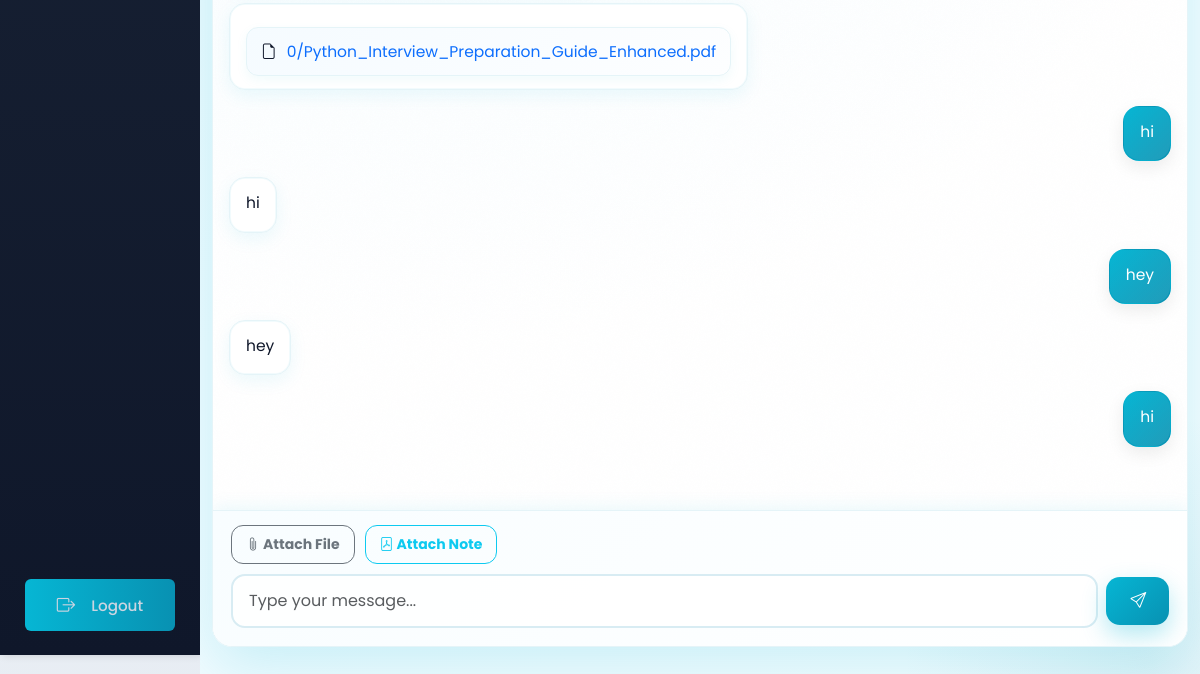
The page /teacher/chat/3/ (signed in, lower part) on the database as committed earlier.
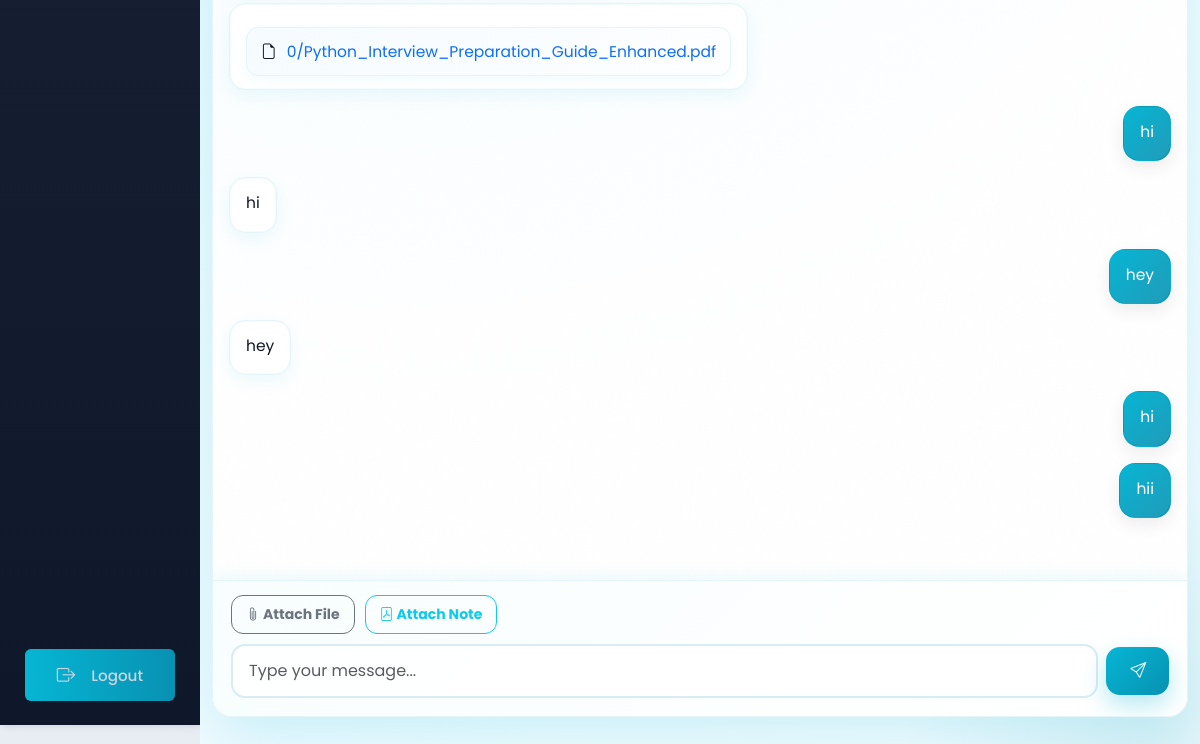
The same page on the database as committed later.
### teachers/models.py (models this page shows, shortened)
class ChatMessage(models.Model):
    sender = models.ForeignKey(User, on_delete=models.CASCADE, related_name='sent_messages')
    receiver = models.ForeignKey(User, on_delete=models.CASCADE, related_name='received_messages')
    message = models.TextField(blank=True)
    file = models.FileField(upload_to='chat_files/%Y/%m/%d/', null=True, blank=True)
    attached_note = models.ForeignKey(PDFNote, on_delete=models.SET_NULL, null=True, blank=True, related_name='chat_references')
    created_at = models.DateTimeField(auto_now_add=True)
    is_read = models.BooleanField(default=False)
    def __str__(self):
        return f"Message {self.id}"
    def is_image(self):
        if self.file:
            ext = self.file.name.split('.')[-1].lower()
            return ext in ['jpg', 'jpeg', 'png', 'gif', 'bmp', 'webp']
        return False
    class Meta:
        ordering = ['created_at']

### teachers/views.py (the view)
# urls.py: path('chat/<int:user_id>/', views.teacher_chat_with, name='teacher_chat_with'),
@login_required
def teacher_chat_with(request, user_id):
    if not request.user.is_teacher():
        return HttpResponseForbidden("You don't have permission to access this page.")
    other_user = get_object_or_404(User, id=user_id, role='student')
    messages_list = ChatMessage.objects.filter(
        Q(sender=request.user, receiver=other_user) | Q(sender=other_user, receiver=request.user)
    ).select_related('attached_note', 'attached_note__subject').order_by('created_at')
    ChatMessage.objects.filter(sender=other_user, receiver=request.user, is_read=False).update(is_read=True)
    available_notes = PDFNote.objects.filter(subject__teacher=request.user).select_related('subject')
    return render(request, 'teachers/chat_conversation.html', {
        'other_user': other_user,
        'messages': messages_list,
        'available_notes': available_notes
    })

### authentication/models.py (called while the page is built)
    def is_teacher(self):
        return self.role == 'teacher'

### templates/teachers/chat_conversation.html (shortened to what this page needs)
{% extends 'teachers/base_teacher.html' %}
{% block teacher_content %}
<div class="chat-container-wrapper">
    <div class="chat-shell">
        <div class="chat-body" id="chatMessages">
            {% for message in messages %}
                <div class="message-row {% if message.sender.id == user.id %}me{% else %}them{% endif %}">
                    <div class="message-bubble {% if message.sender.id == user.id %}me{% else %}them{% endif %}">
                        {% if message.message %}
                            <p class="mb-1">{{ message.message }}</p>
                        {% endif %}
                        {% if message.file %}
                            {% if message.is_image %}
                                <img src="{{ message.file.url }}" class="img-fluid rounded mt-2" style="max-width: 300px; max-height: 300px;" alt="Shared image">
                            {% else %}
                                <div class="message-file">
                                    <i class="bi bi-file-earmark"></i>
                                    <a href="{{ message.file.url }}" target="_blank" class="text-decoration-none">{{ message.file.name|slice:"20:" }}</a>
                                </div>
                            {% endif %}
                        {% endif %}
                    </div>
                </div>
            {% endfor %}
        </div>
        <div class="chat-footer">
            <div class="toolbar">
                <button type="button" class="btn btn-sm btn-outline-secondary" onclick="document.getElementById('fileInput').click()">
                    <i class="bi bi-paperclip"></i> Attach File
                </button>
                <button type="button" class="btn btn-sm btn-outline-info" data-bs-toggle="modal" data-bs-target="#notesModal">
                    <i class="bi bi-file-pdf"></i> Attach Note
                </button>
            </div>
            <form id="messageForm" class="input-shell">
                <input type="text" id="messageInput" class="form-control" placeholder="Type your message..." autocomplete="off">
                <button type="submit" class="btn">
                    <i class="bi bi-send"></i>
                </button>
            </form>
        </div>
    </div>
</div>
{% endblock %}

Rows that differ between the two databases and show on the page:
added ChatMessage: message "hii"
